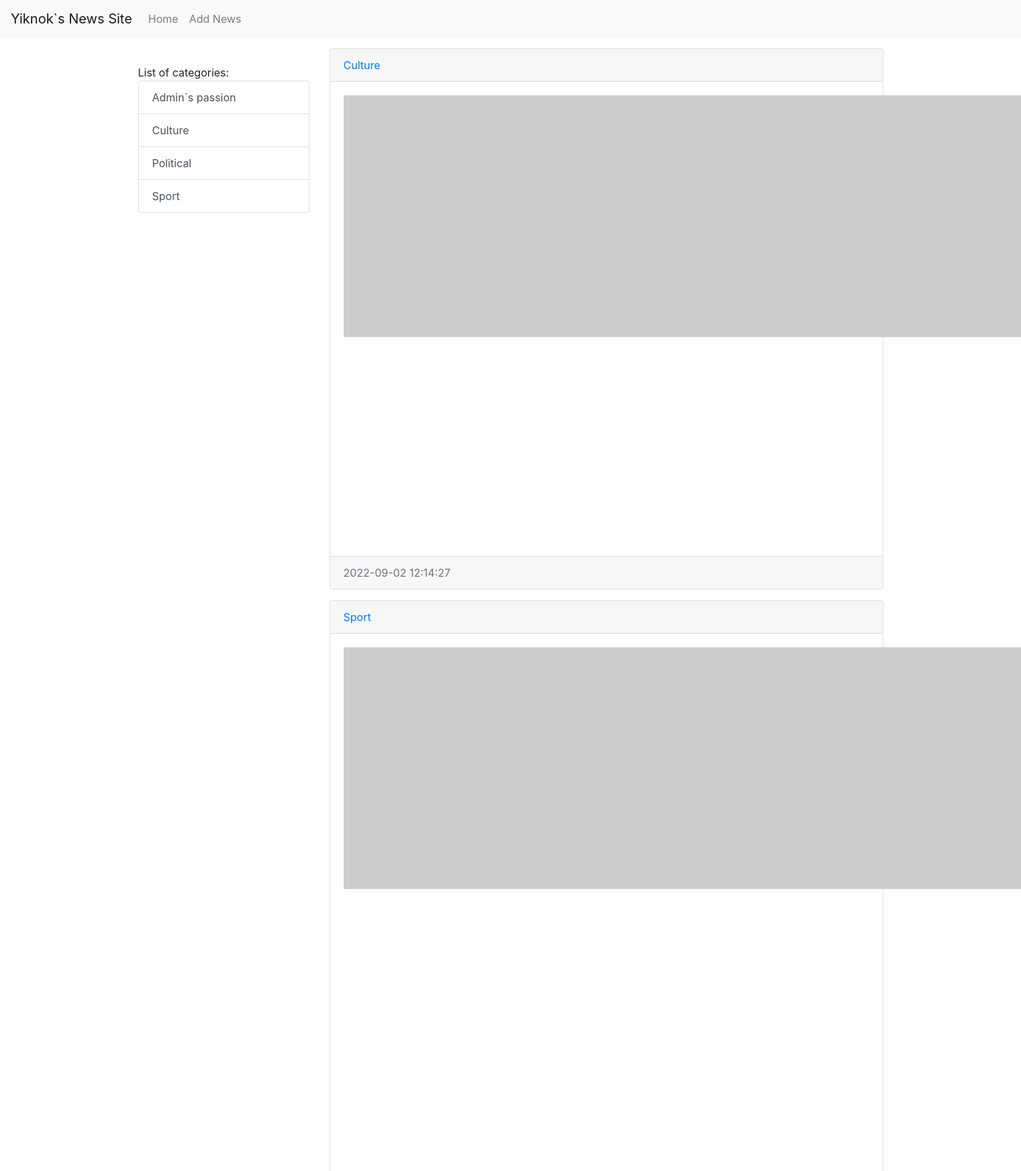
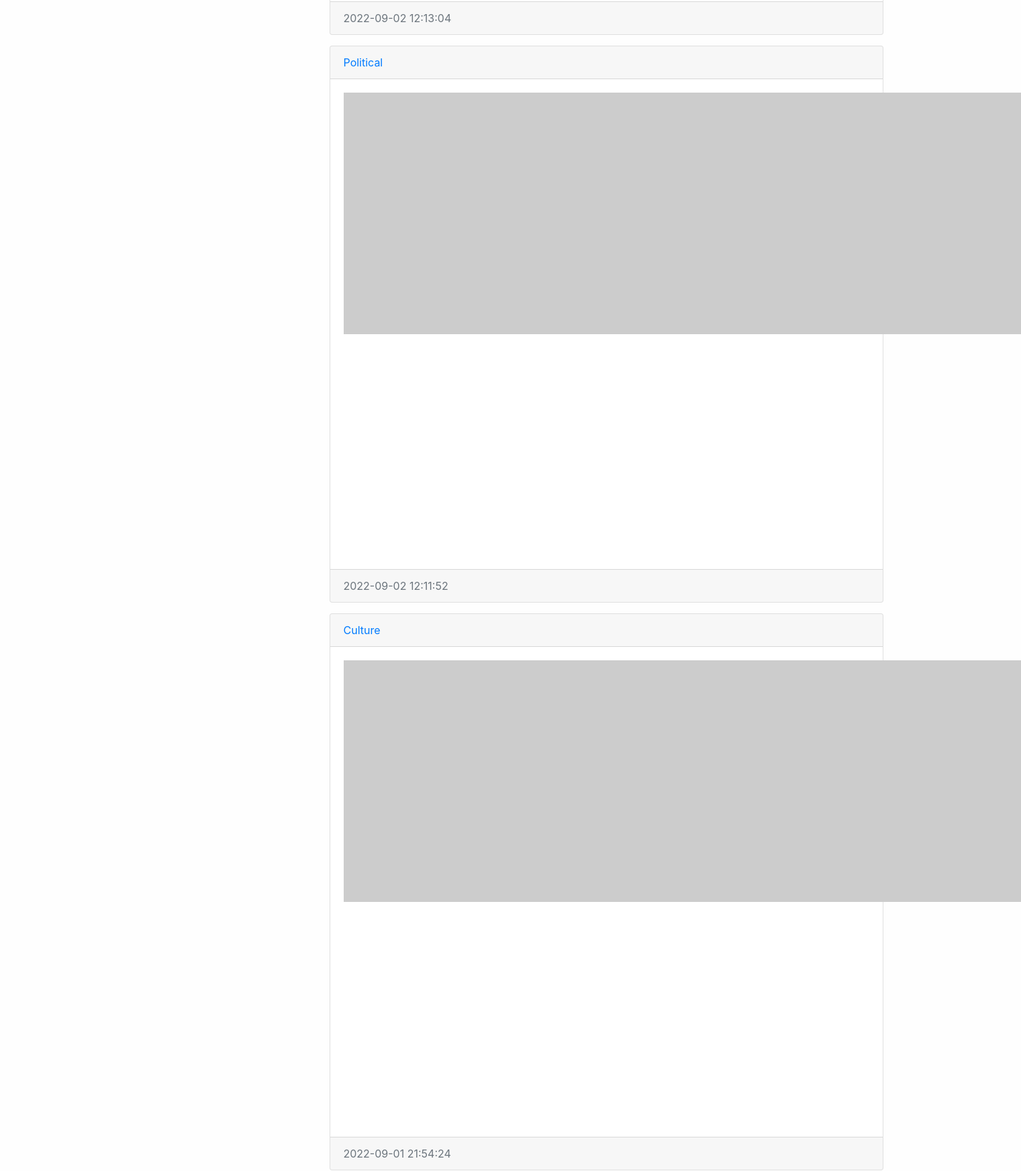
The page / (upper part) on the database its author committed (2 pictures, top to bottom).
### news/models.py (models this page shows, shortened)
class Category(models.Model):
    title = models.CharField(max_length=150, db_index=True, verbose_name='Category title')
    def get_absolute_url(self):
        return reverse('category',kwargs={'category_id':self.pk})
    class Meta:
        verbose_name = 'Category'
        verbose_name_plural = 'Categories'
        ordering = ['title']

class News(models.Model):
    title = models.CharField(max_length=150, verbose_name='News Title')
    content = models.TextField(blank=True, verbose_name='News Content')
    created_at = models.DateTimeField(auto_now_add=True, verbose_name='Created At:')
    updated_at = models.DateTimeField(auto_now=True, verbose_name='Last Update:')
    photo = models.ImageField(upload_to='photos/%Y/%m/%d', blank=True, verbose_name='Photo')
    is_published=models.BooleanField(default=True,verbose_name='Published')
    category = models.ForeignKey('Category', on_delete=models.PROTECT, verbose_name='News Category')
    def get_absolute_url(self):
        return reverse('view_news',kwargs={'news_id':self.pk})
    class Meta:
        verbose_name = 'News'
        verbose_name_plural = 'News'
        ordering = ['-created_at']

### news/views.py (the view)
# urls.py: path('', index, name='home'),
def index(request):
    news = News.objects.all()
    context = {
        'news': news,
        'title': 'News list',
    }
    return render(request, 'news/index.html', context)

### news/templatetags/news_tags.py (called while the page is built)
@register.simple_tag()
def get_categories():
    return Category.objects.all()

@register.inclusion_tag('news/list_categories.html')
def show_categories(arg1,arg2):
    categories=Category.objects.all()
    return {'categories':categories,'arg1':arg1,'arg2':arg2}

### news/templates/news/index.html (shortened to what this page needs)
{% extends 'base.html' %}
{%block sidebar%}
{%include 'inc/_sidebar.html'%}
{%endblock%}
{%block content%}
{% for item in news%}
<div class="card mb-3">
    <div class="card-header">
        <a href="{{item.category.get_absolute_url}}">{{item.category.title}}</a>
    </div>
    <div class="card-body">
        <div class="media">
            {%if item.photo%}
            <img src="{{item.photo.url}}" width="360" class="mr-3">
            {%else%}
            <img src="https://picsum.photos/id/1060/360/205?blur=2" class="mr-3">
            {%endif%}
        </div>
    </div>
    <div class="card-footer text-muted">
        {{item.created_at | date:'Y-m-d H:i:s'}}
    </div>
</div>
{%endfor%}
{%endblock%}

### news/templates/news/list_categories.html
<div class="list-group">
    {{arg1}} {{arg2}}
    {%for item in categories%}
    <a href="{{item.get_absolute_url}}" class="list-group-item list-group-item-action">{{item.title}}</a>
    {%endfor%}
</div>

### djangoPractice/static/css/style.css (style rules this page uses)
body { background-color : #fefefe; }

### rows shown on the page
Category: title "Admin`s passion"
Category: title "Culture"
Category: title "Political"
Category: title "Sport"
News: category "Culture", created_at "2022-09-02 12:14:27"
News: category "Sport", created_at "2022-09-02 12:13:04"
News: category "Political", created_at "2022-09-02 12:11:52"
News: category "Culture", created_at "2022-09-01 21:54:24"

### other values the page prints
{{ arg1 }} "List of"
{{ arg2 }} "categories:"
